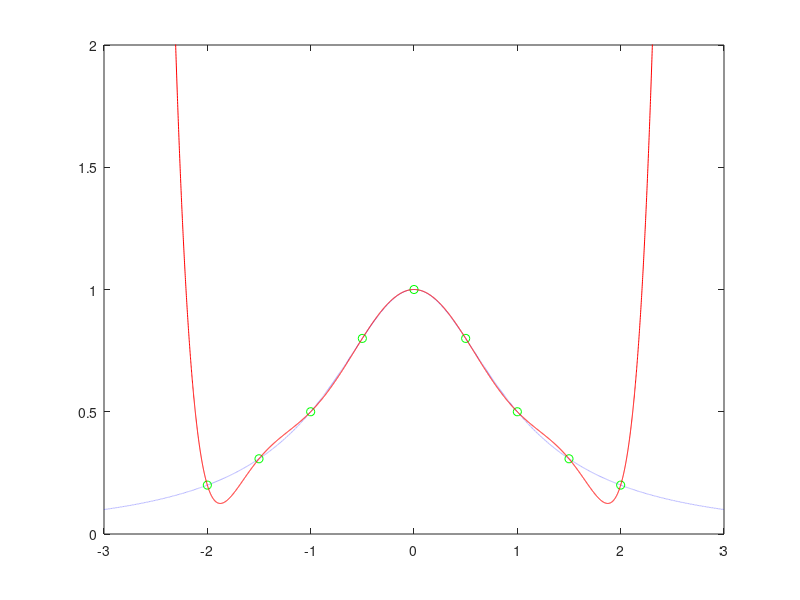

Here is the MATLAB script that generated this plot:
clear all
f = @(x)(1./(1+x.^2)); %función
a = -2;
b = 2;
k = 9;
h = ((b-a)/(k-1));%tamaño de paso
xn = a+(0:(k-1))*h;
yn = [f(xn)];
x = -3:.001:3;
An = [];
Ax = [];
for i = 0:(k-1),An=[An; xn.^i];Ax=[Ax; x.^i];end
An = An';Ax=Ax';C=inv(An)*yn';
Px=Ax*C;
plot(x,f(x),'b:',xn,yn,'go',x,Px,'r'); 
axis([-3,3,0,2]);
